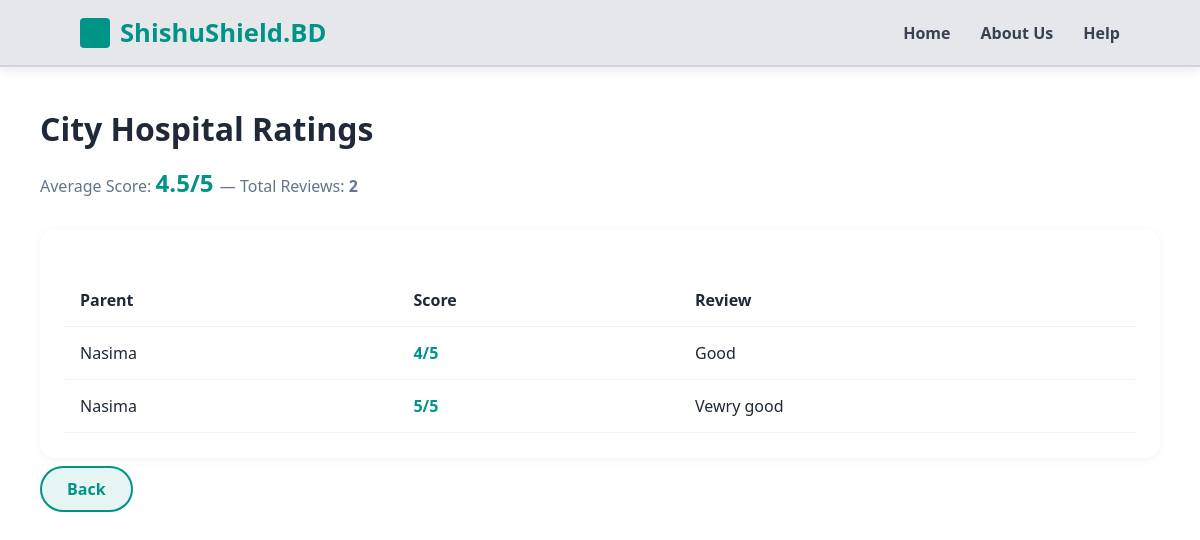
The app's page /appointments/ratings/2/ with its own data.
### accounts/models.py (models this page shows, shortened)
class Hospital(models.Model):
    user = models.OneToOneField(CustomUser, on_delete=models.CASCADE)
    name = models.CharField(max_length=50,  blank=True )
    phone = models.CharField(max_length=20, blank=True)
    address = models.TextField(blank=True)
    logo = models.ImageField(upload_to='hospital_logos/', blank=True, null=True)

class Parent(models.Model):
    user = models.OneToOneField(CustomUser, on_delete=models.CASCADE)
    name = models.CharField(max_length=100, blank=True)
    phone = models.CharField(max_length=20, blank=True)
    address = models.TextField(blank=True)
    photo = models.ImageField(upload_to='parent_photos/', blank=True, null=True)

class CustomUser(AbstractUser):
    ROLE_CHOICES = (
        ('admin', 'Admin'),
        ('hospital', 'Hospital'),
        ('parent', 'Parent'),
    )
    role = models.CharField(max_length=20, choices=ROLE_CHOICES)
    photo = models.ImageField(upload_to='admin_photos/', blank=True, null=True)

### appointments/models.py (models this page shows, shortened)
class Rating(models.Model):
    parent = models.ForeignKey(Parent, on_delete=models.CASCADE)
    hospital = models.ForeignKey(Hospital, on_delete=models.CASCADE)
    appointment = models.OneToOneField(Appointment, on_delete=models.CASCADE)
    score = models.IntegerField()
    review = models.TextField(blank=True)

### appointments/views.py (the view)
# urls.py: path('ratings/<int:hospital_id>/', views.hospital_ratings, name='hospital_ratings'),
def hospital_ratings(request, hospital_id):
    hospital = Hospital.objects.get(id=hospital_id)
    ratings = Rating.objects.filter(hospital=hospital)
    total = ratings.count()
    if total > 0:
        average = sum(r.score for r in ratings) / total
        average = round(average, 1)
    else:
        average = 0
    return render(request, 'hospital_ratings.html', {
        'hospital': hospital,
        'ratings': ratings,
        'average': average,
        'total': total,
    })

### templates/hospital_ratings.html (shortened to what this page needs)
{% extends 'base.html' %}
{% block content %}
<div class="main-dashboard">
    <div class="welcome-header" style="margin-bottom: 30px;">
        <h1>{{ hospital.name }} Ratings</h1>
        <p style="color: #64748b;">
            Average Score:
            <strong style="color: var(--primary-teal); font-size: 1.5rem;">
                {{ average }}/5
            </strong>
            — Total Reviews: <strong>{{ total }}</strong>
        </p>
    </div>
    <div class="appointments-section">
        <table class="appt-table">
            <thead>
                <tr>
                    <th>Parent</th>
                    <th>Score</th>
                    <th>Review</th>
                </tr>
            </thead>
            <tbody>
                {% for rating in ratings %}
                <tr>
                    <td>{{ rating.parent.user.username }}</td>
                    <td>
                        <span style="color: var(--primary-teal); font-weight: bold;">
                            {{ rating.score }}/5
                        </span>
                    </td>
                    <td>{{ rating.review }}</td>
                </tr>
                {% empty %}
                <tr>
                    <td colspan="3" style="text-align: center; padding: 40px; color: #94a3b8;">
                        No ratings yet.
                    </td>
                </tr>
                {% endfor %}
            </tbody>
        </table>
    </div>
    <div style="margin-top: 20px;">
        <a href="javascript:history.back()" class="btn-sec"
        style="text-decoration: none; padding: 10px 25px;">
            Back
        </a>
    </div>
</div>
{% endblock %}

### static/css/style.css (style rules this page uses)
:root { --primary-teal: #009488; --dark-teal: #007a70; --register-green: #2d6a4f; --text-dark: #1f2937; --bg-light: #f3f4f6; }
body { margin: 0; font-family: 'Segoe UI', Tahoma, Geneva, Verdana, sans-serif; background-color: #ffffff; color: var(--text-dark); }
.btn-sec { background-color: #e6f4f3; color: var(--primary-teal); border: 2px solid var(--primary-teal); padding: 13px 43px; border-radius: 50px; font-weight: bold; font-size: 1rem; cursor: pointer; transition: all 0.3s ease; }
.main-dashboard { flex: 1; padding: 40px; }
.welcome-header h1 { color: var(--text-dark); margin: 0; }
.appointments-section { background: white; padding: 25px; border-radius: 15px; box-shadow: 0 2px 10px rgba(0,0,0,0.05); }
.appt-table { width: 100%; border-collapse: collapse; margin-top: 20px; }
.appt-table th, .appt-table td { text-align: left; padding: 15px; border-bottom: 1px solid #edf2f7; }

### records on screen
Hospital: name "City Hospital"
Rating: parent.user.username "Nasima", score "4", review "Good"
Rating: parent.user.username "Nasima", score "5", review "Vewry good"

### other values on screen
{{ average }} "4.5"
{{ total }} "2"
